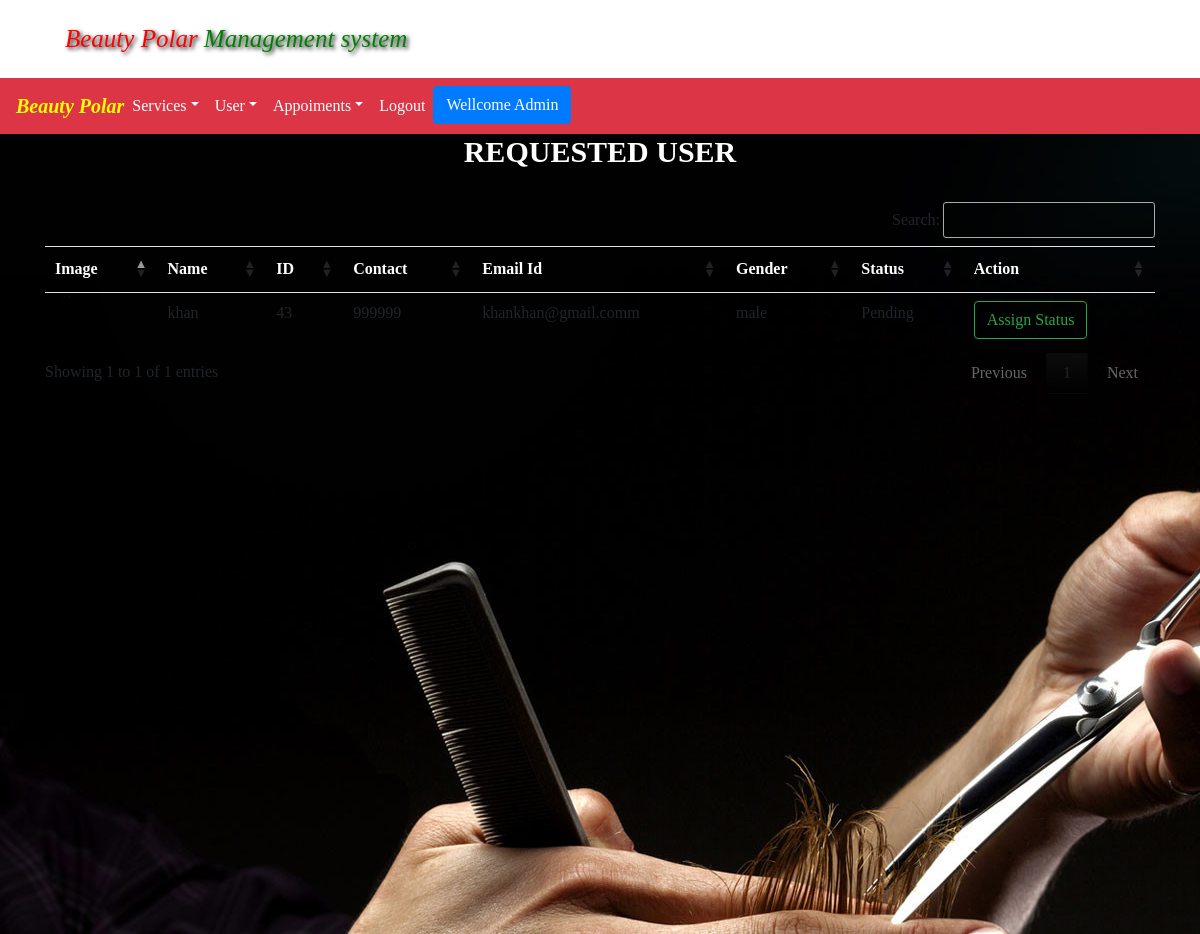
The page /requestedUser (signed in) on the database its author committed.
### polar/models.py (models this page shows, shortened)
class registration(models.Model):
    user = models.ForeignKey(User, on_delete= models.CASCADE, null=True)
    status = models.ForeignKey(User_status, on_delete=models.CASCADE, null= True)
    name = models.CharField(max_length=50, null=True)
    last = models.CharField(max_length=10, null=True)
    contact = models.IntegerField(null=True)
    gender = models.CharField(max_length=100, null=True)
    email = models.CharField(max_length=100, null=True)
    password = models.CharField(max_length=100, null=True)
    image = models.FileField(null=True)

class User_status(models.Model):
    status = models.CharField(max_length=100, null=True)
    def __str__(self):
        return self.status

### polar/views.py (the view)
# urls.py: path("requestedUser", views.View_new_user, name="View_new_user"),
def View_new_user(request):
    if not request.user.is_authenticated:
        return redirect('admin_login')                   # requested user
    status = User_status.objects.get(status="Pending")
    pro = registration.objects.filter(status=status)
    d = {'user' : pro}
    return render(request, 'request_user.html', d)

### templates/request_user.html (shortened to what this page needs)
{%include 'navbar.html'%}
{% load static %}
<!DOCTYPE html>
<html>
<head>
</head>
<body>
<div class="foo">
<div class="container">
    <h2 class="text-center " style="text-transform: uppercase; font-size: 30px; font-weight: bold; color: white"> Requested User </h2>
    <br>
<table class="table"  id="example" >
  <thead style="color: white">
    <tr>
      <th scope="col">Image</th>
      <th scope="col">Name</th>
      <th scope="col">ID</th>
      <th scope="col">Contact</th>
      <th scope="col">Email Id</th>
      <th scope="col">Gender</th>
      <th scope="col">Status</th>
      <th scope="col">Action</th>
    </tr>
  </thead>
  <tbody>
    {% for views in user %}
    <tr>
      <th scope="row">{{views.image}}</th>
      <td>{{views.name}}</td>
      <td>{{views.id}}</td>
      <td>{{views.contact}}</td>
      <td>{{views.email}}</td>
      <td>{{views.gender}}</td>
      <td>{{views.status}}</td>
      <td><a href="{%url 'Assign_user_status' views.id%}"><button type="button" class="btn btn-outline-success">Assign Status</button>
</a></td>
    </tr>
    {%endfor%}
  </tbody>
</table>
  </div>
</div>
</body>
</html>

### static/css/style.css (style rules this page uses)
* { margin: 0%; padding: 0%; }
* { font-family: myFirstFont; }

### rows shown on the page
registration: name "khan", id "43", contact "999999", email "khankhan@gmail.comm", gender "male", status "Pending"
